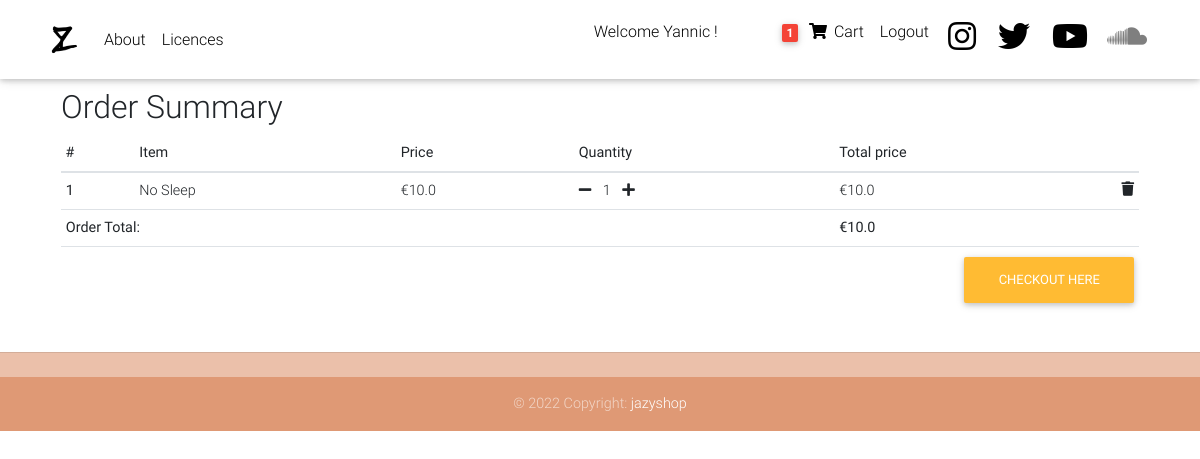
The app's page /order-summary/ (signed in), older data.
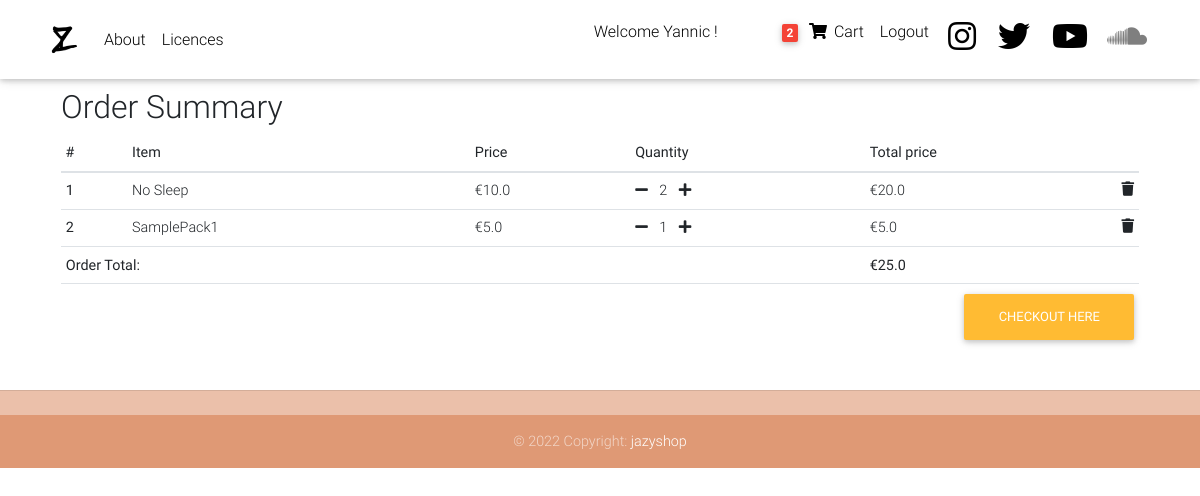
The same page, newer data.
### main/models.py (models this page shows, shortened)
class Order(models.Model):
    user = models.ForeignKey(settings.AUTH_USER_MODEL,on_delete=models.CASCADE)
    items = models.ManyToManyField(OrderItem)
    start_date = models.DateTimeField(auto_now_add=True)
    ordered_date = models.DateTimeField()
    ordered = models.BooleanField(default=False)
    billing_address = models.ForeignKey("BillingAddress", on_delete=models.SET_NULL,blank=True,null=True)
    payment = models.ForeignKey("Payment",on_delete=models.SET_NULL,blank=True,null=True)
    def get_total(self):
        total = 0
        for order_item in self.items.all():
            total += order_item.get_final_price()
        return total

class OrderItem(models.Model):
    user = models.ForeignKey(settings.AUTH_USER_MODEL,on_delete=models.CASCADE)
    ordered = models.BooleanField(default=False)
    item = models.ForeignKey(Item, on_delete=models.CASCADE)
    quantity = models.IntegerField(default=1)
    def get_total_item_price(self):
        return self.quantity*self.item.price
    def get_final_price(self):
        if self.item.discount_price:
            return self.get_total_discount_price()
        return self.get_total_item_price()

class Item(models.Model):
    title = models.CharField(max_length=100)
    price = models.FloatField()
    discount_price = models.FloatField(blank=True, null=True)
    description = models.TextField(blank=True, null=True)
    slug = models.SlugField(default="",blank = True, null=False, db_index=True)

### main/views.py (the view)
# urls.py: path("order-summary/",OrderSummaryView.as_view(),name="order-summary"),
class OrderSummaryView(LoginRequiredMixin,View):
    def get(self,*arg,**kwargs):
        try:
            order = Order.objects.get(user=self.request.user, ordered=False)
            context = {
                "objects":order
            }
            return render(self.request,"main/order-summary.html",context)
        except ObjectDoesNotExist:
            messages.error(self.request,"You do not have an active order")
            return redirect("/")

### main/templatetags/cart_template_tags.py (called while the page is built)
@register.filter
def cart_item_count(user):
    if user.is_authenticated:
        qs = Order.objects.filter(user=user,ordered=False)
        if qs.exists():
            return qs[0].items.count()
    return 0

### main/templates/main/order-summary.html (shortened to what this page needs)
{% extends "base.html" %}
{% block content%}
<div class="container mt-3">
    <div class="table-responsive text-nowrap mt-3 px-3">
        <h2>Order Summary</h2>
        <table class="table table-sm">
        <thead>
            <tr>
            <th scope="col">#</th>
            <th scope="col">Item</th>
            <th scope="col">Price</th>
            <th scope="col">Quantity</th>
            <th scope="col">Total price</th>
            </tr>
        </thead>
                <tbody>
                {% for order_item in objects.items.all %}
            <tr>
                <th scope="row">{{forloop.counter}}</th>
                <td>{{order_item.item.title}}</td>
                <td>
                    {% if order_item.item.discount_price%}
                    €{{order_item.item.discount_price}}
                    {% else %}
                    €{{order_item.item.price}}</td>
                    {% endif%}
                <td>
                    <a href="{%url 'remove-single-item-from-cart' order_item.item.slug %}"><i class="fas fa-minus mr-2"></i></a>
                    {{order_item.quantity}}
                    <a href="{% url 'add-to-cart' order_item.item.slug %}"><i class="fas fa-plus ml-2"></i></td></a>
                <td>
                    {% if order_item.item.discount_price %}
                    €{{ order_item.get_total_discount_price}}
                    {% else %}
                    €{{ order_item.get_total_item_price}}
                    {% endif %}
                    <a href="{%url 'remove-from-cart' order_item.item.slug %}"><i class="fas fa-trash float-right"></i></a>
                </td>
            </tr>
    {% endfor %}
    {% if objects.get_total %}
    <tr>
        <td colspan="4"><b>Order Total:</b></td>
        <td><b>€{{objects.get_total}} </b></td>
    </tr>
    <tr>
        <td colspan="5"><a class="btn btn-warning float-right" href="{% url 'checkout' %}">Checkout here</a></td>
    </tr>
    {% endif %}
    </tbody>
    </table>
</div>
</div>
    {% endblock %}

### templates/navbar.html (shortened to what this page needs)
{% load static%}
{% load cart_template_tags %}
  <nav class="navbar fixed-top navbar-expand-lg navbar-light white scrolling-navbar">
    <div class="container" id="navbar_container">
      <a class="navbar-brand waves-effect" href="{%url 'home'%}">
        <img src="{% static 'img/Banner/Logoclean.png'%}" style="height:35px;width:35px" alt="logo">
      </a>
      <div class="collapse navbar-collapse" id="navbarSupportedContent">
        <ul class="navbar-nav mr-auto">
          <li class="nav-item">
            <a class="nav-link waves-effect" href="{% url 'about'%}">About</a>
          </li>
          <li class="nav-item">
            <a class="nav-link waves-effect" href="{% url 'licences'%}">Licences</a>
          </li>
        </ul>
        <ul class="navbar-nav nav-flex-icons">
          {% if request.user.is_authenticated %}
          <li class="nav-item">
              <span class="nav-link waves-effect mr-5"> Welcome {{user|title}} ! </span>
            </li>
          <li class="nav-item">
            <a href="{% url "order-summary"%}"class="nav-link waves-effect">
              <span class="badge red z-depth-1 mr-1"> {{request.user|cart_item_count}} </span>
              <i class="fas fa-shopping-cart"></i>
              <span class="clearfix d-none d-sm-inline-block"> Cart </span>
            </a>
            </li>
            <li class="nav-item">
              <a href="{% url "account_logout"%}"class="nav-link waves-effect">
                <span class="clearfix d-none d-sm-inline-block"> Logout </span>
              </a>
              </li>
            {% endif %}
            <li class="nav-item">
            <a href="https://www.instagram.com/yazprd/" class="nav-link waves-effect" target="_blank">
              <i class="fab fa-instagram fa-2x"></i>
            </a>
          </li>
          <li class="nav-item">
            <a href="https://twitter.com/yazfromthemars" class="nav-link waves-effect" target="_blank">
              <i class="fab fa-twitter fa-2x"></i>
            </a>
          </li>
          <li class="nav-item">
            <a href="https://www.youtube.com/channel/UC7RKd8Vt79BAJTADYg9xW0g" class="nav-link waves-effect" target="_blank">
              <i class="fab fa-youtube fa-2x"></i>
            </a>
          </li>
          <li>
            <a href="https://soundcloud.com/yazforever" class="nav-link waves-effect" target="_blank">
              <i class="fab fa-soundcloud fa-2x"></i>
            </a>
          </li>
        </ul>
      </div>
    </div>
  </nav>

Row changes from the older to the newer data that the page shows:
changed OrderItem "No Sleep": quantity "1" → "2"; get_total_item_price "10.0" → "20.0"
now on this page (row unchanged): OrderItem: item "SamplePack1", item.price "5.0", quantity "1", get_total_item_price "5.0"
changed through a linked row, Order: get_total "10.0" → "25.0"
Text that changed along with them:
{{ request.user|cart_item_count }}: "1" → "2"
